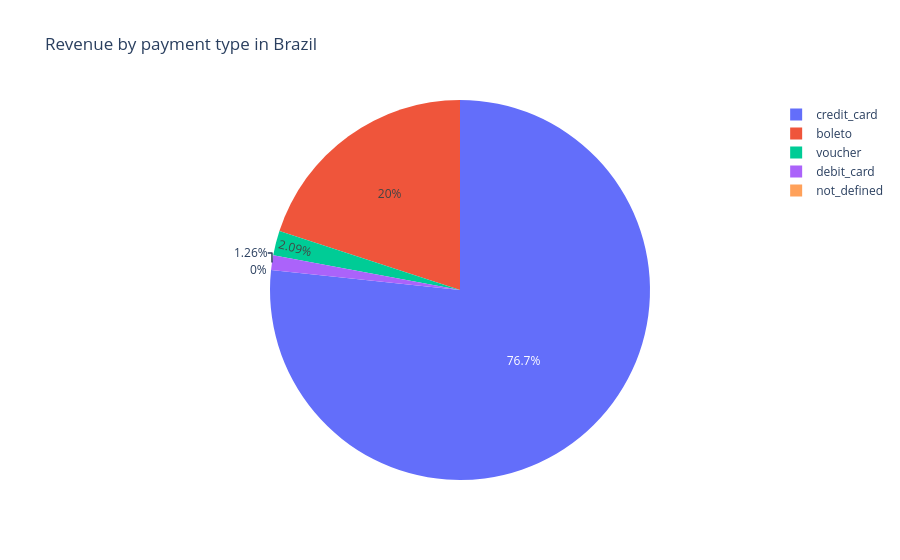

This figure's notebook cell:
### Code cell
import plotly.express as px
fig = px.pie(payment_values, values = 'payment_value', names = 'payment_type', title = 'Revenue by payment type in Brazil')
fig.show()

### Figure 1 — Plotly figure (JSON) as saved in the notebook; plotly's stock layout.template omitted (floating-point values rounded to 4 significant figures)
{"data": [{"domain": {"x": [0, 1], "y": [0, 1]}, "hovertemplate": "payment_type=%{label}<br>payment_value=%{value}<extra></extra>", "labels": ["boleto", "credit_card", "debit_card", "not_defined", "voucher"], "legendgroup": "", "name": "", "showlegend": true, "type": "pie", "values": [4072000.0, 15630000.0, 256200.0, 0, 426700.0]}], "layout": {"legend": {"tracegroupgap": 0}, "title": {"text": "Revenue by payment type in Brazil"}}}
